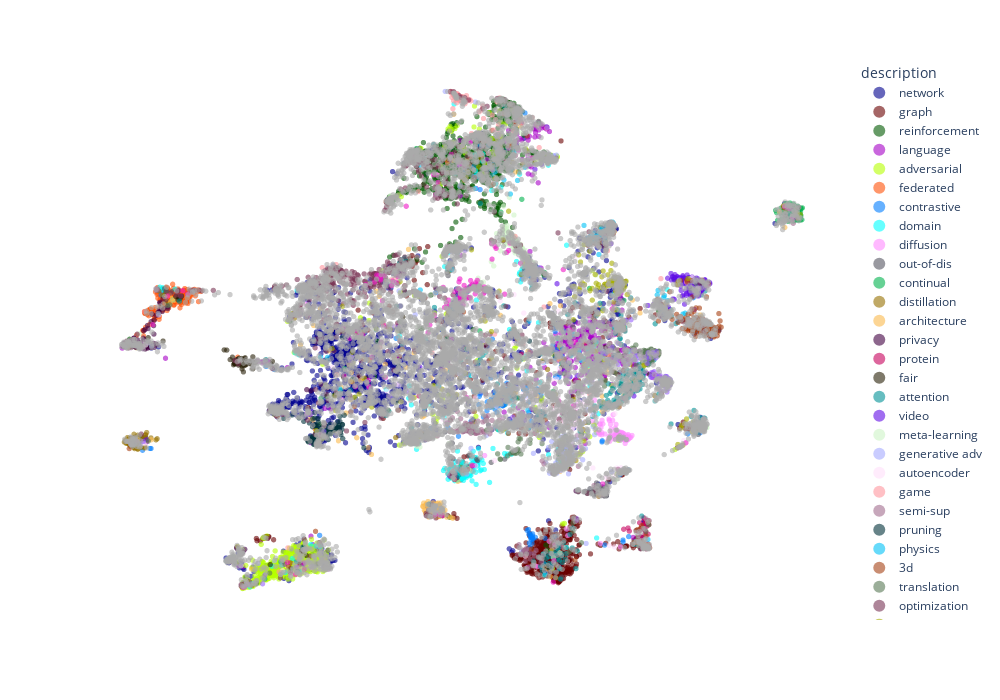

Notebook cell for this chart:
### Code cell
import drnb.embed.pipeline as pl

pl.standard_eval(
    method="leopold",
    dataset="iclr-l2r",
    extra_plot=dict(
        backend="plotly",
        figsize=(10, 7),
        hover=["title", "description"],
        alpha_scale=0.6,
        cex=30,
    ),
)

### Figure 1 — Plotly figure (JSON) as saved in the notebook; plotly's stock layout.template omitted (floating-point values rounded to 4 significant figures; data arrays with more than 128 entries replaced by an {"elided": "..."} marker saying what was removed)
{"data": [{"customdata": {"elided": "1604x4 mixed values"}, "hovertemplate": "description=%{customdata[3]}<br>x=%{x}<br>y=%{y}<br>idx=%{customdata[0]}<br>index=%{customdata[1]}<br>title=%{customdata[2]}<extra></extra>", "legendgroup": "network", "marker": {"color": "#00008e", "opacity": 0.6, "size": 5.477, "symbol": "circle"}, "mode": "markers", "name": "network", "showlegend": true, "type": "scattergl", "x": {"elided": "1604 float values"}, "xaxis": "x", "y": {"elided": "1604 float values"}, "yaxis": "y"}, {"customdata": {"elided": "823x4 mixed values"}, "hovertemplate": "description=%{customdata[3]}<br>x=%{x}<br>y=%{y}<br>idx=%{customdata[0]}<br>index=%{customdata[1]}<br>title=%{customdata[2]}<extra></extra>", "legendgroup": "graph", "marker": {"color": "#690000", "opacity": 0.6, "size": 5.477, "symbol": "circle"}, "mode": "markers", "name": "graph", "showlegend": true, "type": "scattergl", "x": {"elided": "823 float values"}, "xaxis": "x", "y": {"elided": "823 float values"}, "yaxis": "y"}, {"customdata": {"elided": "823x4 mixed values"}, "hovertemplate": "description=%{customdata[3]}<br>x=%{x}<br>y=%{y}<br>idx=%{customdata[0]}<br>index=%{customdata[1]}<br>title=%{customdata[2]}<extra></extra>", "legendgroup": "reinforcement", "marker": {"color": "#005900", "opacity": 0.6, "size": 5.477, "symbol": "circle"}, "mode": "markers", "name": "reinforcement", "showlegend": true, "type": "scattergl", "x": {"elided": "823 float values"}, "xaxis": "x", "y": {"elided": "823 float values"}, "yaxis": "y"}, {"customdata": {"elided": "414x4 mixed values"}, "hovertemplate": "description=%{customdata[3]}<br>x=%{x}<br>y=%{y}<br>idx=%{customdata[0]}<br>index=%{customdata[1]}<br>title=%{customdata[2]}<extra></extra>", "legendgroup": "language", "marker": {"color": "#a600c6", "opacity": 0.6, "size": 5.477, "symbol": "circle"}, "mode": "markers", "name": "language", "showlegend": true, "type": "scattergl", "x": {"elided": "414 float values"}, "xaxis": "x", "y": {"elided": "414 float values"}, "yaxis": "y"}, {"customdata": {"elided": "651x4 mixed values"}, "hovertemplate": "description=%{customdata[3]}<br>x=%{x}<br>y=%{y}<br>idx=%{customdata[0]}<br>index=%{customdata[1]}<br>title=%{customdata[2]}<extra></extra>", "legendgroup": "adversarial", "marker": {"color": "#b6ff00", "opacity": 0.6, "size": 5.477, "symbol": "circle"}, "mode": "markers", "name": "adversarial", "showlegend": true, "type": "scattergl", "x": {"elided": "651 float values"}, "xaxis": "x", "y": {"elided": "651 float values"}, "yaxis": "y"}, {"customdata": {"elided": "254x4 mixed values"}, "hovertemplate": "description=%{customdata[3]}<br>x=%{x}<br>y=%{y}<br>idx=%{customdata[0]}<br>index=%{customdata[1]}<br>title=%{customdata[2]}<extra></extra>", "legendgroup": "federated", "marker": {"color": "#ff5108", "opacity": 0.6, "size": 5.477, "symbol": "circle"}, "mode": "markers", "name": "federated", "showlegend": true, "type": "scattergl", "x": {"elided": "254 float values"}, "xaxis": "x", "y": {"elided": "254 float values"}, "yaxis": "y"}, {"customdata": {"elided": "247x4 mixed values"}, "hovertemplate": "description=%{customdata[3]}<br>x=%{x}<br>y=%{y}<br>idx=%{customdata[0]}<br>index=%{customdata[1]}<br>title=%{customdata[2]}<extra></extra>", "legendgroup": "contrastive", "marker": {"color": "#007dff", "opacity": 0.6, "size": 5.477, "symbol": "circle"}, "mode": "markers", "name": "contrastive", "showlegend": true, "type": "scattergl", "x": {"elided": "247 float values"}, "xaxis": "x", "y": {"elided": "247 float values"}, "yaxis": "y"}, {"customdata": {"elided": "337x4 mixed values"}, "hovertemplate": "description=%{customdata[3]}<br>x=%{x}<br>y=%{y}<br>idx=%{customdata[0]}<br>index=%{customdata[1]}<br>title=%{customdata[2]}<extra></extra>", "legendgroup": "domain", "marker": {"color": "#00ffff", "opacity": 0.6, "size": 5.477, "symbol": "circle"}, "mode": "markers", "name": "domain", "showlegend": true, "type": "scattergl", "x": {"elided": "337 float values"}, "xaxis": "x", "y": {"elided": "337 float values"}, "yaxis": "y"}, {"customdata": {"elided": "134x4 mixed values"}, "hovertemplate": "description=%{customdata[3]}<br>x=%{x}<br>y=%{y}<br>idx=%{customdata[0]}<br>index=%{customdata[1]}<br>title=%{customdata[2]}<extra></extra>", "legendgroup": "diffusion", "marker": {"color": "#ff8aff", "opacity": 0.6, "size": 5.477, "symbol": "circle"}, "mode": "markers", "name": "diffusion", "showlegend": true, "type": "scattergl", "x": {"elided": "134 float values"}, "xaxis": "x", "y": {"elided": "134 float values"}, "yaxis": "y"}, {"customdata": {"elided": "116x4 mixed values"}, "hovertemplate": "description=%{customdata[3]}<br>x=%{x}<br>y=%{y}<br>idx=%{customdata[0]}<br>index=%{customdata[1]}<br>title=%{customdata[2]}<extra></extra>", "legendgroup": "out-of-dis", "marker": {"color": "#555561", "opacity": 0.6, "size": 5.477, "symbol": "circle"}, "mode": "markers", "name": "out-of-dis", "showlegend": true, "type": "scattergl", "x": [3.976, 4.258, -0.2741, 4.134, 4.1, 4.191, -0.5586, 4.145, 3.98, 4.128, 4.02, 4.162, 4.094, 1.99, 4.27, -0.562, 4.026, 4.269, -2.07, 4.097, 4.057, 4.28, 4.024, 4.04, -2.263, 3.987, -0.7241, 4.292, -0.6336, 4.147, 4.294, -4.815, 4.26, 3.596, 3.637, -4.475, -0.6887, 3.91, 3.408, -1.271, -0.7854, 4.241, 4.01, 3.851, -0.6271, 4.116, -0.398, -0.6202, 4.199, 4.288, 4.173, 2.165, 4.089, 0.6676, -6.144, 4.294, 4.203, 4.173, 4.068, 3.745, 4.096, 0.2399, -0.03409, 4.279, 2.689, -1.422, 5.625, 4.279, 1.092, 4.262, 4.058, 0.2097, 4.249, 0.9522, 3.836, 4.147, 2.883, -0.6957, 4.205, 4.201, 4.127, 4.216, 4.043, -6.27, 4.22, 4.211, 4.155, 4.05, -9.387, 2.768, 0.5797, 7.183, 4.1, 4.224, 3.688, 4.225, 4.23, 5.611, -0.01051, 4.255, 3.772, 4.169, 4.287, 4.108, 4.14, 4.003, 4.163, -0.5311, -9.615, -5.437, 4.312, 4.151, -0.03415, 3.96, -0.5483, 3.914], "xaxis": "x", "y": [-5.908, -6.051, 2.425, -6.014, -6.197, -6.137, -4.027, -6.233, -5.791, -6.046, -6.11, -6.21, -6.049, 3.667, -6.133, 1.781, -6.115, -6.043, 1.193, -6.088, -6.227, -5.986, -5.964, -6.329, -0.87, -6.173, 3.554, -6.354, 3.629, -6.096, -6.361, -9.388, -6.357, -6.188, -6.162, -8.778, 3.416, -6.329, -6.184, -2.17, -3.53, -6.181, -6.003, -6.205, -4.704, -6.178, -2.316, 3.737, -6.2, -6.032, -6.213, -0.4746, -6.198, -4.876, -0.6719, -6.134, -6.198, -6.131, -6.225, -6.206, -6.312, -4.791, -4.576, -5.957, -9.772, -2.423, -8.652, -6.196, -4.733, -6.334, -6.033, -4.738, -6.316, 8.938, -6.246, -6.263, -9.973, 3.784, -6.352, -6.315, -6.305, -6.083, -6.175, -0.519, -6.349, -6.14, -6.18, -6.384, 2.704, -8.72, -3.214, -3.636, -5.99, -6.145, -6.258, -6.231, -6.375, -8.624, -4.56, -6.268, -6.05, -6.187, -6.149, -6.336, -6.273, -6.298, -6.332, -4.713, 2.833, -9.721, -5.789, -6.234, -5.06, -6.282, 3.764, -6.075], "yaxis": "y"}, {"customdata": {"elided": "179x4 mixed values"}, "hovertemplate": "description=%{customdata[3]}<br>x=%{x}<br>y=%{y}<br>idx=%{customdata[0]}<br>index=%{customdata[1]}<br>title=%{customdata[2]}<extra></extra>", "legendgroup": "continual", "marker": {"color": "#00b24d", "opacity": 0.6, "size": 5.477, "symbol": "circle"}, "mode": "markers", "name": "continual", "showlegend": true, "type": "scattergl", "x": {"elided": "179 float values"}, "xaxis": "x", "y": {"elided": "179 float values"}, "yaxis": "y"}, {"customdata": {"elided": "150x4 mixed values"}, "hovertemplate": "description=%{customdata[3]}<br>x=%{x}<br>y=%{y}<br>idx=%{customdata[0]}<br>index=%{customdata[1]}<br>title=%{customdata[2]}<extra></extra>", "legendgroup": "distillation", "marker": {"color": "#967100", "opacity": 0.6, "size": 5.477, "symbol": "circle"}, "mode": "markers", "name": "distillation", "showlegend": true, "type": "scattergl", "x": {"elided": "150 float values"}, "xaxis": "x", "y": {"elided": "150 float values"}, "yaxis": "y"}, {"customdata": {"elided": "233x4 mixed values"}, "hovertemplate": "description=%{customdata[3]}<br>x=%{x}<br>y=%{y}<br>idx=%{customdata[0]}<br>index=%{customdata[1]}<br>title=%{customdata[2]}<extra></extra>", "legendgroup": "architecture", "marker": {"color": "#fbba4d", "opacity": 0.6, "size": 5.477, "symbol": "circle"}, "mode": "markers", "name": "architecture", "showlegend": true, "type": "scattergl", "x": {"elided": "233 float values"}, "xaxis": "x", "y": {"elided": "233 float values"}, "yaxis": "y"}, {"customdata": {"elided": "95x4 mixed values"}, "hovertemplate": "description=%{customdata[3]}<br>x=%{x}<br>y=%{y}<br>idx=%{customdata[0]}<br>index=%{customdata[1]}<br>title=%{customdata[2]}<extra></extra>", "legendgroup": "privacy", "marker": {"color": "#410041", "opacity": 0.6, "size": 5.477, "symbol": "circle"}, "mode": "markers", "name": "privacy", "showlegend": true, "type": "scattergl", "x": [-10.66, -9.858, -10.12, -10.31, -10.2, -5.009, -10.06, -10.16, -10.16, -7.337, -7.149, -10.42, -10.02, -3.264, -10.63, -10.42, -10.69, -9.899, -9.941, -10.79, -10.38, -9.958, -10.74, -10.12, -10.46, -10.56, -9.95, -10.68, -10.62, -5.137, -10.62, -7.322, 3.337, -10.47, -9.937, -0.7197, -10.58, -10.79, -9.666, -10.89, -7.344, -5.3, -10.07, -10.92, -10.25, -10.77, -9.817, -0.4131, -10.85, -10.5, -10.46, -10.15, -10.52, -10.04, -10.8, -10.27, -9.91, -10.6, -10.64, -10.0, -9.755, -10.5, -10.62, -10.13, -9.785, -9.634, -10.15, -10.58, -10.14, -10.22, 4.316, 2.572, -9.764, -10.71, -0.9458, -10.64, 2.809, -9.688, -9.508, -10.71, -10.8, -10.68, -10.4, -10.05, -9.874, -9.768, -9.505, -10.87, -9.949, -9.755, -10.23, -10.28, -7.089, -10.73, -0.4871], "xaxis": "x", "y": [0.5243, 0.3541, 0.4254, 0.2167, 0.3264, -1.696, 0.3255, 0.3678, 0.2453, -8.693, -8.856, 0.3839, 0.2379, -1.13, 0.3457, 0.4157, 0.5075, 0.3823, 0.2305, 0.2901, 0.4456, 1.196, 0.2946, 0.3717, 0.328, 0.3823, 0.4078, 0.5052, 0.2989, -1.647, 0.4432, -8.722, -6.145, 0.5641, 1.439, 4.481, 0.637, 0.4195, 2.373, 0.4238, -8.656, -8.815, 0.2259, 0.2767, 0.5731, 0.3939, 1.798, -5.556, 0.2725, 0.439, 0.2683, 1.204, 0.2357, 1.374, 0.2669, 0.9702, 0.3414, 0.4932, 0.4661, 1.705, 2.187, 0.2594, 0.265, 1.066, 1.79, 1.95, 0.1972, 0.6358, 0.4382, 0.1543, -2.407, -9.288, 2.232, 0.4066, 6.994, 0.4808, -9.456, 1.823, 1.951, 0.279, 0.31, 0.3326, 0.3385, 0.246, 1.653, 1.906, 2.038, 0.428, 0.8202, 1.939, 1.027, 0.6385, -8.74, 0.512, -5.639], "yaxis": "y"}, {"customdata": {"elided": "51x4 mixed values"}, "hovertemplate": "description=%{customdata[3]}<br>x=%{x}<br>y=%{y}<br>idx=%{customdata[0]}<br>index=%{customdata[1]}<br>title=%{customdata[2]}<extra></extra>", "legendgroup": "protein", "marker": {"color": "#c6005d", "opacity": 0.6, "size": 5.477, "symbol": "circle"}, "mode": "markers", "name": "protein", "showlegend": true, "type": "scattergl", "x": [5.562, 5.533, -1.605, 5.493, 5.411, 5.477, 5.492, 5.431, 2.038, 5.384, 5.544, 5.596, 5.012, 5.469, 1.619, 5.547, 5.409, 5.525, 2.837, 4.974, 5.602, 2.003, 5.631, 5.591, 5.597, 5.573, 5.627, 5.388, 5.508, 4.836, 5.338, 5.555, 5.533, 5.367, 5.505, 5.479, 5.528, 5.195, 3.654, 5.461, 5.46, 5.358, 5.31, 1.894, 5.501, 5.606, 5.559, 5.471, 5.483, 5.474, 5.413], "xaxis": "x", "y": [-7.534, -7.605, -1.926, -7.807, -7.84, -7.681, -7.686, -7.806, -3.584, -7.811, -7.505, -7.581, -7.93, -7.339, -0.07671, -7.448, -7.828, -7.959, -8.619, -7.792, -7.526, 3.248, -8.594, -7.601, -7.583, -7.48, -7.467, -7.824, -7.646, -7.846, -7.561, -7.556, -7.627, -8.377, -8.087, -7.819, -7.533, -1.278, 0.3981, -8.601, -7.653, -8.182, -7.949, 0.008738, -7.723, -8.064, -7.716, -7.629, -7.649, -7.389, -8.211], "yaxis": "y"}, {"customdata": {"elided": "126x4 mixed values"}, "hovertemplate": "description=%{customdata[3]}<br>x=%{x}<br>y=%{y}<br>idx=%{customdata[0]}<br>index=%{customdata[1]}<br>title=%{customdata[2]}<extra></extra>", "legendgroup": "fair", "marker": {"color": "#282008", "opacity": 0.6, "size": 5.477, "symbol": "circle"}, "mode": "markers", "name": "fair", "showlegend": true, "type": "scattergl", "x": [-6.835, -9.66, -4.108, -3.984, -9.159, -7.348, -7.286, -7.34, -7.321, -7.27, -7.287, -7.384, 2.68, -6.764, -7.058, -7.125, -7.279, -7.256, 5.65, -7.368, -7.268, -7.267, -7.107, -7.296, -7.356, -7.168, -7.322, -7.258, -7.26, -10.39, -7.3, -7.263, -7.341, -5.15, -7.263, -1.058, 2.303, -7.061, -7.377, -10.13, 4.779, -7.206, -7.283, -6.99, -7.298, -7.335, -5.266, -7.36, -1.469, -6.954, -7.309, -7.735, -2.621, -7.244, -7.347, -7.338, -7.193, -9.079, -7.189, -6.931, 3.266, -7.413, -7.235, -7.384, -6.221, -6.288, -7.361, -7.007, -7.354, -6.874, 4.262, -7.18, 2.396, -7.385, -7.192, -7.445, -7.214, 2.334, -2.114, -7.167, -7.095, -7.175, -7.323, -7.281, -7.287, -9.26, -7.155, -7.548, -7.266, -7.078, -9.166, -7.189, -0.6038, -9.193, -7.35, -7.092, -7.319, -7.257, -7.476, -1.78, -2.543, -7.111, -7.202, -7.404, -7.424, -10.04, -7.341, -7.132, -7.289, -6.972, -7.33, -10.31, -7.108, -9.123, -7.402, -6.837, -0.102, -0.5336, -7.656, -5.334, -7.33, -6.872, -7.185, -7.23, -7.329, -10.4], "xaxis": "x", "y": [-0.1882, 0.511, 3.474, -1.083, 2.472, -0.36, -0.4661, -0.351, -0.4395, -0.2892, -0.3013, -0.4903, -9.112, -0.4404, -0.5322, -0.4035, -0.4024, -0.3125, -0.9692, -0.377, -0.2526, -0.3996, -0.4541, -0.2958, -0.4163, -0.3332, -0.4016, -0.2845, -0.378, 0.2578, -0.3696, -0.4881, -0.4714, -9.015, -0.3044, -0.1852, -9.144, -0.5457, -0.471, 0.6619, -0.1666, -0.3581, -0.5594, -0.4128, -0.3998, -0.4812, -8.842, -0.4093, 7.459, -0.4899, -0.4544, 0.1184, 6.689, -0.2943, -0.4727, -0.4829, -0.2602, 2.511, -0.3915, -0.4117, 0.02012, -0.4966, -0.371, -0.4934, -0.3891, -9.416, -0.347, -0.4136, -0.3225, -0.3724, 0.2391, -0.4613, -9.512, -0.4012, -0.3832, -0.5408, -0.5321, 3.478, 1.582, -0.5997, -0.2719, -0.7292, -0.3197, -0.3308, -0.2996, 2.492, -0.4808, -0.3115, -0.3254, -0.2308, 2.425, -0.3167, 4.553, 2.353, -0.3907, -0.3285, -0.4313, -0.4441, -0.203, -3.911, 6.769, -0.4092, -0.3112, -0.5026, -0.3654, 0.2933, -0.4899, -0.8585, -0.3958, -0.4276, -0.4151, 0.2909, -0.5826, 2.407, -0.4671, -0.7231, 7.736, 0.1902, 0.109, -9.384, -0.4682, -0.5227, -0.4152, -0.4173, -0.3854, 0.3139], "yaxis": "y"}, {"customdata": {"elided": "320x4 mixed values"}, "hovertemplate": "description=%{customdata[3]}<br>x=%{x}<br>y=%{y}<br>idx=%{customdata[0]}<br>index=%{customdata[1]}<br>title=%{customdata[2]}<extra></extra>", "legendgroup": "attention", "marker": {"color": "#009296", "opacity": 0.6, "size": 5.477, "symbol": "circle"}, "mode": "markers", "name": "attention", "showlegend": true, "type": "scattergl", "x": {"elided": "320 float values"}, "xaxis": "x", "y": {"elided": "320 float values"}, "yaxis": "y"}, {"customdata": {"elided": "169x4 mixed values"}, "hovertemplate": "description=%{customdata[3]}<br>x=%{x}<br>y=%{y}<br>idx=%{customdata[0]}<br>index=%{customdata[1]}<br>title=%{customdata[2]}<extra></extra>", "legendgroup": "video", "marker": {"color": "#610ce7", "opacity": 0.6, "size": 5.477, "symbol": "circle"}, "mode": "markers", "name": "video", "showlegend": true, "type": "scattergl", "x": {"elided": "169 float values"}, "xaxis": "x", "y": {"elided": "169 float values"}, "yaxis": "y"}, {"customdata": {"elided": "130x4 mixed values"}, "hovertemplate": "description=%{customdata[3]}<br>x=%{x}<br>y=%{y}<br>idx=%{customdata[0]}<br>index=%{customdata[1]}<br>title=%{customdata[2]}<extra></extra>", "legendgroup": "meta-learning", "marker": {"color": "#cef3c6", "opacity": 0.6, "size": 5.477, "symbol": "circle"}, "mode": "markers", "name": "meta-learning", "showlegend": true, "type": "scattergl", "x": {"elided": "130 float values"}, "xaxis": "x", "y": {"elided": "130 float values"}, "yaxis": "y"}, {"customdata": {"elided": "123x4 mixed values"}, "hovertemplate": "description=%{customdata[3]}<br>x=%{x}<br>y=%{y}<br>idx=%{customdata[0]}<br>index=%{customdata[1]}<br>title=%{customdata[2]}<extra></extra>", "legendgroup": "generative adv", "marker": {"color": "#a6aaff", "opacity": 0.6, "size": 5.477, "symbol": "circle"}, "mode": "markers", "name": "generative adv", "showlegend": true, "type": "scattergl", "x": [2.914, 3.151, 3.082, -0.6032, 3.06, 3.153, 3.179, 3.87, 3.634, 3.596, 3.142, 2.866, 3.173, 2.866, 2.382, 2.83, 4.698, 3.153, 3.07, 3.109, 3.085, 0.03096, 2.699, -10.02, 2.487, 3.069, 2.614, 3.533, 3.026, -10.35, 2.838, 3.201, 3.064, -2.233, 2.529, 2.94, -1.698, 3.342, 2.79, 2.727, 2.673, -0.78, -0.3267, 2.733, 3.19, 4.459, 2.99, 2.653, 3.212, 2.774, 3.026, 3.153, 2.947, 3.068, 3.076, 3.075, 3.922, 0.1704, 2.757, 3.162, 3.141, 2.868, 2.896, -1.726, 3.545, 2.993, -10.57, 2.654, -4.529, 2.979, -6.662, 2.658, 2.573, 3.109, 2.969, -6.156, 0.5176, 2.504, -6.258, -4.179, 3.83, 2.838, 3.653, 3.157, 3.679, -10.13, 1.63, 3.108, -1.097, 3.048, -4.313, 3.052, 2.975, 2.956, 3.268, 2.848, 2.992, 3.053, 3.01, -1.055, 2.945, 3.098, 6.587, 2.631, 2.877, 2.469, 3.187, 3.592, 1.994, 0.5138, 3.704, 2.901, 6.931, 3.132, -0.5945, 7.184, -0.1023, 2.643, 2.786, 3.138, 2.72, 3.257, -9.799], "xaxis": "x", "y": [-4.505, -4.912, -4.203, -2.303, -4.952, -4.117, -4.841, -3.281, -4.266, -2.078, -4.93, -5.159, -4.932, -5.057, -4.879, -5.154, -5.335, -4.905, -4.805, -4.402, -4.756, -4.256, -4.901, 0.2899, 8.82, -4.185, -5.334, -4.329, -5.0, -4.046, -4.497, -4.417, -4.98, 2.742, -5.179, -4.255, 2.608, -3.857, -4.966, -5.248, 8.599, 11.6, -0.9474, -5.353, -3.985, -5.291, -4.823, -5.199, -4.531, -4.754, -5.013, -4.346, -5.084, -4.779, -4.78, -4.541, -3.646, 11.12, -5.152, -4.606, -4.765, -3.752, -5.093, 1.684, -4.761, -5.097, -4.059, -5.233, 3.524, -4.43, -9.363, 8.712, -3.948, -4.845, -3.664, -9.25, -3.676, -5.358, -2.609, 3.708, -1.072, -5.095, -8.479, -4.672, -2.542, 0.4354, -8.826, -4.854, -7.122, -4.776, 3.881, -4.582, -4.89, -4.756, -4.594, -5.242, -4.698, -4.538, -4.15, -7.143, -5.081, -5.385, 3.218, 8.752, -5.147, -4.215, -4.282, -3.694, -4.475, 2.699, -3.487, -4.351, 3.282, -4.294, 4.486, -3.183, -5.397, 8.602, -5.117, -4.807, 8.766, -4.839, 1.667], "yaxis": "y"}, {"customdata": {"elided": "196x4 mixed values"}, "hovertemplate": "description=%{customdata[3]}<br>x=%{x}<br>y=%{y}<br>idx=%{customdata[0]}<br>index=%{customdata[1]}<br>title=%{customdata[2]}<extra></extra>", "legendgroup": "autoencoder", "marker": {"color": "#ffdffb", "opacity": 0.6, "size": 5.477, "symbol": "circle"}, "mode": "markers", "name": "autoencoder", "showlegend": true, "type": "scattergl", "x": {"elided": "196 float values"}, "xaxis": "x", "y": {"elided": "196 float values"}, "yaxis": "y"}, {"customdata": {"elided": "122x4 mixed values"}, "hovertemplate": "description=%{customdata[3]}<br>x=%{x}<br>y=%{y}<br>idx=%{customdata[0]}<br>index=%{customdata[1]}<br>title=%{customdata[2]}<extra></extra>", "legendgroup": "game", "marker": {"color": "#ff969e", "opacity": 0.6, "size": 5.477, "symbol": "circle"}, "mode": "markers", "name": "game", "showlegend": true, "type": "scattergl", "x": [0.4237, 0.008217, -0.1549, -0.2356, 1.954, -0.3906, 6.007, -0.262, -0.1259, 0.6831, 2.111, -0.3371, 3.768, 1.578, -0.1117, -0.2375, 0.7734, -5.415, 0.3589, -0.4006, 0.402, -0.6121, 0.9019, -0.4469, -0.1439, 6.816, -0.08434, -0.4907, 1.361, -0.7091, 0.5745, -2.479, -4.194, 1.262, -0.2741, -0.4112, -0.4051, -0.2506, 0.2894, -0.1611, -0.6079, 1.402, -2.833, -0.5926, 2.606, -0.505, 1.634, -0.4201, 0.5443, -4.073, -0.54, 0.04714, -4.65, -0.2169, -0.1126, 0.8047, -0.3347, -0.5894, -0.5776, -0.3864, -0.3142, -0.4019, -0.4234, -0.3089, -0.3147, -0.2136, -0.516, -0.5719, 0.9308, 0.3745, -0.01864, -0.8596, -0.5209, 0.8989, -1.197, -0.4755, 0.6952, -0.5243, -6.01, -4.211, -10.24, -0.3899, 2.328, -0.5624, -0.4569, -0.4938, -0.2152, 0.75, 0.8933, -0.5189, -0.4423, 0.8464, -5.734, 0.2866, -0.2541, -0.2165, -0.4997, -0.4755, -0.4399, 2.176, 1.055, -0.5009, 0.419, -0.3868, 1.578, -2.352, -0.6135, -1.629, 0.02581, -0.3397, -0.6197, -0.2017, 1.42, -0.5623, -0.3511, 1.67, -0.4909, -0.2849, 4.328, 2.311, 0.05582, 2.411], "xaxis": "x", "y": [10.4, 8.682, 11.06, 9.196, 10.44, 11.4, 3.284, 11.17, 11.19, 9.877, 10.13, 11.2, -1.848, 10.31, 9.501, 11.37, 0.8188, -9.511, 10.77, 11.29, 10.96, 11.6, 9.729, 11.42, 11.31, 3.129, 11.18, 11.4, 9.852, 8.413, 8.842, 3.232, -0.9791, 11.01, 11.34, 11.49, 11.25, 11.28, 9.72, 11.15, 11.6, 9.781, 0.24, 11.56, -5.182, 11.43, 10.19, 11.1, 9.398, 3.333, 10.83, 9.728, 3.775, 11.34, 11.41, 10.35, 11.4, 11.57, 11.58, 11.28, 11.28, 11.49, 11.44, 11.33, 11.3, 11.33, 11.18, 11.34, 11.31, 8.784, 11.24, -0.1862, 11.44, 9.598, -0.001682, 11.36, 10.54, 11.55, -9.741, 3.908, 1.821, 11.36, 2.026, 11.54, 11.51, 11.55, 11.25, 9.882, 10.12, 11.55, 11.22, 11.14, -8.672, 10.69, 11.34, 11.23, 11.54, 11.45, 11.48, 9.105, 10.61, 11.46, 9.377, 11.48, 10.39, 3.305, 11.55, 7.152, 11.18, 11.21, -0.6156, 11.2, 5.16, 11.54, 11.39, 0.3805, -5.624, 11.29, 4.525, 0.0001024, -4.992, 9.976], "yaxis": "y"}, {"customdata": {"elided": "157x4 mixed values"}, "hovertemplate": "description=%{customdata[3]}<br>x=%{x}<br>y=%{y}<br>idx=%{customdata[0]}<br>index=%{customdata[1]}<br>title=%{customdata[2]}<extra></extra>", "legendgroup": "semi-sup", "marker": {"color": "#a26d8e", "opacity": 0.6, "size": 5.477, "symbol": "circle"}, "mode": "markers", "name": "semi-sup", "showlegend": true, "type": "scattergl", "x": {"elided": "157 float values"}, "xaxis": "x", "y": {"elided": "157 float values"}, "yaxis": "y"}, {"customdata": {"elided": "150x4 mixed values"}, "hovertemplate": "description=%{customdata[3]}<br>x=%{x}<br>y=%{y}<br>idx=%{customdata[0]}<br>index=%{customdata[1]}<br>title=%{customdata[2]}<extra></extra>", "legendgroup": "pruning", "marker": {"color": "#003139", "opacity": 0.6, "size": 5.477, "symbol": "circle"}, "mode": "markers", "name": "pruning", "showlegend": true, "type": "scattergl", "x": {"elided": "150 float values"}, "xaxis": "x", "y": {"elided": "150 float values"}, "yaxis": "y"}, {"customdata": {"elided": "74x4 mixed values"}, "hovertemplate": "description=%{customdata[3]}<br>x=%{x}<br>y=%{y}<br>idx=%{customdata[0]}<br>index=%{customdata[1]}<br>title=%{customdata[2]}<extra></extra>", "legendgroup": "physics", "marker": {"color": "#00c2f7", "opacity": 0.6, "size": 5.477, "symbol": "circle"}, "mode": "markers", "name": "physics", "showlegend": true, "type": "scattergl", "x": [0.5425, 3.791, 1.387, 3.804, 4.302, 6.219, 3.845, 6.096, 3.97, 3.75, 3.96, 5.919, 4.087, 5.892, 6.703, -4.702, 3.741, 4.035, 0.7961, 4.127, 0.1209, 3.788, 4.316, 4.33, 4.135, 4.248, 1.269, 3.76, 6.117, 4.442, 3.781, 4.048, 3.587, 1.275, -1.567, 4.069, 3.779, 1.064, 4.471, 4.336, -0.704, 4.453, 4.13, 4.055, 4.506, 3.831, -4.093, 1.734, 4.338, -0.5706, -0.3891, 4.247, 6.769, 3.963, 4.35, 4.072, 4.51, 2.541, 3.905, 4.483, 4.398, 4.402, 5.597, -4.481, 0.2753, 1.496, -1.568, 4.444, 4.425, 1.855, 4.454, 2.5, 1.82, 6.855], "xaxis": "x", "y": [8.096, 5.156, 8.918, 5.002, 5.621, 2.309, 4.973, 2.457, 4.983, 5.103, 5.151, 2.761, 5.171, 2.561, 1.714, -0.1991, 4.823, 5.166, 8.03, 5.259, 2.865, 5.003, 5.554, 5.505, 5.496, 5.41, 7.044, 5.068, 2.535, 5.649, 5.01, 4.821, 5.649, 8.107, 2.78, 5.318, 4.877, 7.669, 5.486, 5.65, -2.691, 5.788, 5.485, 4.356, 5.759, 4.989, -1.616, 8.232, 5.566, 3.682, 4.444, 5.066, 1.748, 5.143, 5.509, 5.219, 5.745, -1.86, 5.306, 5.798, 5.63, 5.701, -8.305, -0.2115, 7.875, 7.645, 8.329, 5.651, 5.683, 1.395, 5.68, 8.469, -2.556, 1.511], "yaxis": "y"}, {"customdata": {"elided": "191x4 mixed values"}, "hovertemplate": "description=%{customdata[3]}<br>x=%{x}<br>y=%{y}<br>idx=%{customdata[0]}<br>index=%{customdata[1]}<br>title=%{customdata[2]}<extra></extra>", "legendgroup": "3d", "marker": {"color": "#a64114", "opacity": 0.6, "size": 5.477, "symbol": "circle"}, "mode": "markers", "name": "3d", "showlegend": true, "type": "scattergl", "x": {"elided": "191 float values"}, "xaxis": "x", "y": {"elided": "191 float values"}, "yaxis": "y"}, {"customdata": {"elided": "160x4 mixed values"}, "hovertemplate": "description=%{customdata[3]}<br>x=%{x}<br>y=%{y}<br>idx=%{customdata[0]}<br>index=%{customdata[1]}<br>title=%{customdata[2]}<extra></extra>", "legendgroup": "translation", "marker": {"color": "#597955", "opacity": 0.6, "size": 5.477, "symbol": "circle"}, "mode": "markers", "name": "translation", "showlegend": true, "type": "scattergl", "x": {"elided": "160 float values"}, "xaxis": "x", "y": {"elided": "160 float values"}, "yaxis": "y"}, {"customdata": {"elided": "506x4 mixed values"}, "hovertemplate": "description=%{customdata[3]}<br>x=%{x}<br>y=%{y}<br>idx=%{customdata[0]}<br>index=%{customdata[1]}<br>title=%{customdata[2]}<extra></extra>", "legendgroup": "optimization", "marker": {"color": "#793555", "opacity": 0.6, "size": 5.477, "symbol": "circle"}, "mode": "markers", "name": "optimization", "showlegend": true, "type": "scattergl", "x": {"elided": "506 float values"}, "xaxis": "x", "y": {"elided": "506 float values"}, "yaxis": "y"}, {"customdata": {"elided": "171x4 mixed values"}, "hovertemplate": "description=%{customdata[3]}<br>x=%{x}<br>y=%{y}<br>idx=%{customdata[0]}<br>index=%{customdata[1]}<br>title=%{customdata[2]}<extra></extra>", "legendgroup": "recurrent", "marker": {"color": "#a6ae00", "opacity": 0.6, "size": 5.477, "symbol": "circle"}, "mode": "markers", "name": "recurrent", "showlegend": true, "type": "scattergl", "x": {"elided": "171 float values"}, "xaxis": "x", "y": {"elided": "171 float values"}, "yaxis": "y"}, {"customdata": {"elided": "100x4 mixed values"}, "hovertemplate": "description=%{customdata[3]}<br>x=%{x}<br>y=%{y}<br>idx=%{customdata[0]}<br>index=%{customdata[1]}<br>title=%{customdata[2]}<extra></extra>", "legendgroup": "word", "marker": {"color": "#9661fb", "opacity": 0.6, "size": 5.477, "symbol": "circle"}, "mode": "markers", "name": "word", "showlegend": true, "type": "scattergl", "x": [5.769, 5.15, 5.908, 5.984, 5.718, -2.528, -3.756, 2.18, 6.163, 5.872, 6.293, 5.989, 6.211, 6.238, 6.245, 4.273, 6.253, 6.28, 6.081, 3.744, 3.752, 6.262, 5.22, 6.164, 5.347, 4.473, 6.231, 5.067, 5.849, -1.991, 6.164, 6.059, 6.197, 5.798, 6.287, 0.2963, 6.309, 4.971, 5.607, 6.094, 5.751, 4.571, 5.572, 5.861, 6.241, 0.3915, 5.794, 6.192, 4.659, 6.197, 4.842, 5.232, 6.226, 6.296, 6.114, 6.22, 6.2, -10.28, 5.941, -6.454, -6.528, 6.132, 4.564, 6.215, -5.467, 5.879, 5.866, 6.146, 3.356, 3.915, 5.199, 5.544, 6.277, 5.169, 5.636, 5.927, 3.137, 5.69, 4.67, 6.018, 6.279, 6.267, 6.04, 1.652, 5.107, 3.479, 7.355, -4.6, 3.934, 6.28, 6.182, 4.144, 4.201, -0.4672, 2.427, -6.099, 3.657, 4.625, 5.7, 1.342], "xaxis": "x", "y": [-0.00468, -0.319, -0.9941, -1.022, -0.8853, -1.957, -0.3586, 3.767, -1.066, -1.137, -1.343, -1.287, -1.312, -1.3, -1.432, -0.03714, -1.151, -1.374, -1.19, -0.8608, -0.8666, -1.317, -0.3514, -1.618, -0.2376, 0.2431, -1.232, 1.46, -0.2356, -1.717, -1.429, -1.183, -1.752, -0.0716, -1.442, -0.7389, -1.217, -0.5131, -0.00721, -1.459, -0.004347, -0.3122, -0.4804, -1.151, -1.424, 0.5265, -0.8499, -1.07, 0.4127, -1.371, -0.3866, -0.1279, -1.611, -1.421, -1.32, -1.468, -1.468, -3.949, -1.565, -9.882, -10.27, -1.156, -2.327, -1.277, -9.518, -0.0721, 0.04419, -1.059, -7.381, -0.4403, -0.1747, -0.2075, -1.444, -0.3169, -0.2668, -1.07, 2.738, -1.057, -0.522, -1.726, -1.415, -1.418, -1.302, -1.46, 0.08, 0.5096, -2.944, -3.507, 1.179, -1.449, -1.45, 0.07103, -0.06737, -0.2833, 10.0, -2.669, -1.252, -0.3097, -1.098, -2.872], "yaxis": "y"}, {"customdata": {"elided": "170x4 mixed values"}, "hovertemplate": "description=%{customdata[3]}<br>x=%{x}<br>y=%{y}<br>idx=%{customdata[0]}<br>index=%{customdata[1]}<br>title=%{customdata[2]}<extra></extra>", "legendgroup": "bayesian", "marker": {"color": "#ef18c6", "opacity": 0.6, "size": 5.477, "symbol": "circle"}, "mode": "markers", "name": "bayesian", "showlegend": true, "type": "scattergl", "x": {"elided": "170 float values"}, "xaxis": "x", "y": {"elided": "170 float values"}, "yaxis": "y"}, {"customdata": {"elided": "7583x4 mixed values"}, "hovertemplate": "description=%{customdata[3]}<br>x=%{x}<br>y=%{y}<br>idx=%{customdata[0]}<br>index=%{customdata[1]}<br>title=%{customdata[2]}<extra></extra>", "legendgroup": "unknown", "marker": {"color": "#aaaaaa", "opacity": 0.6, "size": 5.477, "symbol": "circle"}, "mode": "markers", "name": "unknown", "showlegend": true, "type": "scattergl", "x": {"elided": "7583 float values"}, "xaxis": "x", "y": {"elided": "7583 float values"}, "yaxis": "y"}], "layout": {"coloraxis": {"showscale": true}, "height": 700, "legend": {"itemsizing": "constant", "title": {"text": "description"}, "tracegroupgap": 0}, "margin": {"t": 60}, "plot_bgcolor": "rgba(0, 0, 0, 0)", "showlegend": true, "width": 1000, "xaxis": {"anchor": "y", "domain": [0, 1], "linecolor": "black", "mirror": true, "showgrid": false, "showline": false, "showticklabels": false, "title": {"text": ""}}, "yaxis": {"anchor": "x", "domain": [0, 1], "linecolor": "black", "mirror": true, "showgrid": false, "showline": false, "showticklabels": false, "title": {"text": ""}}}}
